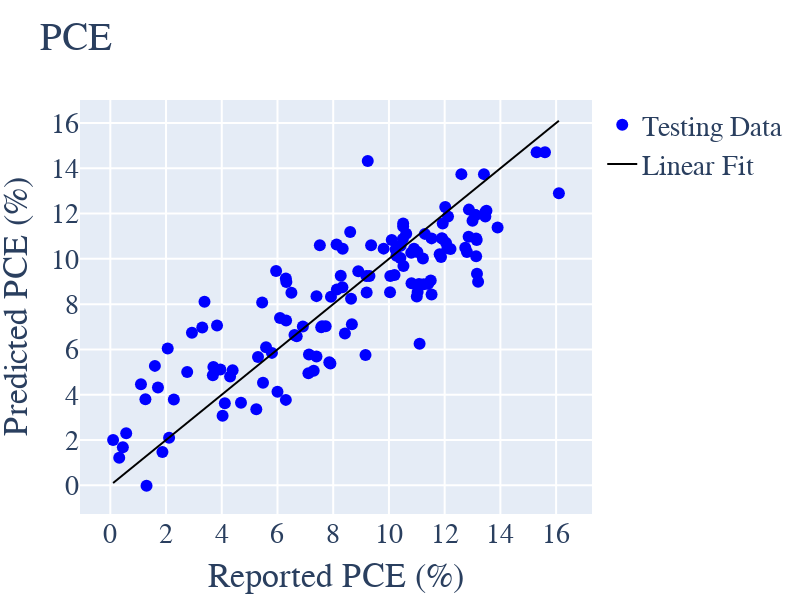

This figure's notebook cell:
### Code cell
import plotly
import plotly.graph_objs as go
from plotly.offline import iplot
plotly.offline.init_notebook_mode(connected=True)

layout0= go.Layout(title= "PCE", hovermode= 'closest',
                   font = dict(family='Times New Roman',size=28),
                   xaxis= dict(title= 'Reported PCE (%)',zeroline= False, gridwidth= 2, dtick=2),
                   yaxis= dict(title= 'Predicted PCE (%)',zeroline= False, gridwidth= 2),#range=[-350,3750]),
                   height=600,
                   width=800,
                   showlegend= True                 
)

fit  = np.linspace(min(df['PCE_max(%)']), max(df['PCE_max(%)']))
trace0 = go.Scatter(x = df['PCE_max(%)'], y = df.preds, mode = 'markers', marker= dict(size= 12, color= 'blue'),name='Testing Data')
# trace1 = go.Scatter(x = test_outputs ,y = y_pred, mode = 'markers', text=test_inputs.index,marker= dict(size= 12, color= 'red'), 
#                     error_y = dict(type='data',array=y_std,visible=True),name='Testing Data')
trace2 = go.Scatter(x = fit ,y = fit, mode = 'lines', marker= dict(size= 12, color= 'black'), text = 'Fit',name='Linear Fit')

data = [trace0,trace2]
fig= go.Figure(data, layout=layout0)
iplot(fig)

### Figure 1 — Plotly figure (JSON) as saved in the notebook; plotly's stock layout.template omitted (floating-point values rounded to 4 significant figures; data arrays with more than 128 entries replaced by an {"elided": "..."} marker saying what was removed)
{"data": [{"marker": {"color": "blue", "size": 12}, "mode": "markers", "name": "Testing Data", "type": "scatter", "x": {"elided": "132 float values"}, "y": {"elided": "132 float values"}}, {"marker": {"color": "black", "size": 12}, "mode": "lines", "name": "Linear Fit", "text": "Fit", "type": "scatter", "x": [0.1, 0.4265, 0.7531, 1.08, 1.406, 1.733, 2.059, 2.386, 2.712, 3.039, 3.365, 3.692, 4.018, 4.345, 4.671, 4.998, 5.324, 5.651, 5.978, 6.304, 6.631, 6.957, 7.284, 7.61, 7.937, 8.263, 8.59, 8.916, 9.243, 9.569, 9.896, 10.22, 10.55, 10.88, 11.2, 11.53, 11.86, 12.18, 12.51, 12.83, 13.16, 13.49, 13.81, 14.14, 14.47, 14.79, 15.12, 15.45, 15.77, 16.1], "y": [0.1, 0.4265, 0.7531, 1.08, 1.406, 1.733, 2.059, 2.386, 2.712, 3.039, 3.365, 3.692, 4.018, 4.345, 4.671, 4.998, 5.324, 5.651, 5.978, 6.304, 6.631, 6.957, 7.284, 7.61, 7.937, 8.263, 8.59, 8.916, 9.243, 9.569, 9.896, 10.22, 10.55, 10.88, 11.2, 11.53, 11.86, 12.18, 12.51, 12.83, 13.16, 13.49, 13.81, 14.14, 14.47, 14.79, 15.12, 15.45, 15.77, 16.1]}], "layout": {"font": {"family": "Times New Roman", "size": 28}, "height": 600, "hovermode": "closest", "showlegend": true, "title": {"text": "PCE"}, "width": 800, "xaxis": {"dtick": 2, "gridwidth": 2, "title": {"text": "Reported PCE (%)"}, "zeroline": false}, "yaxis": {"gridwidth": 2, "title": {"text": "Predicted PCE (%)"}, "zeroline": false}}}
